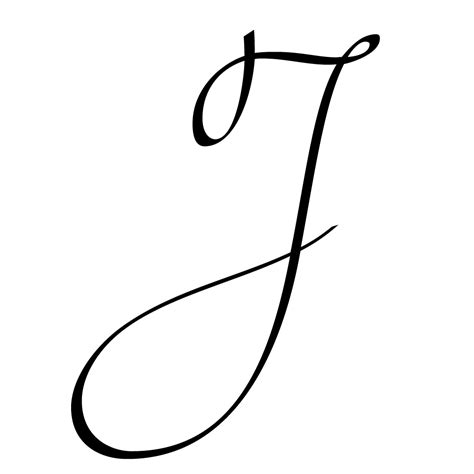
#> input picture opencv training/j.png, 474 x 474 px
$ python 35MorphologicalTranforms.py
#> lines starting #> are read from the running program, lines starting #| are printed output that depends on the picture
import cv2 as cv
import numpy as np


'''this code is a small subset of image filters for intake,
they help remove unwanted noise and other artifacts. here is the hyperlink to other options
beside the one demonstrated below

https://docs.opencv.org/4.x/d9/d61/tutorial_py_morphological_ops.html'''


img = cv.imread('j.png',0)
#> img is the input picture: shape (474, 474); min 0, max 255, mean 245.1
kernel = np.ones((5, 5), np.uint8)
erosion = cv.erode(img, kernel, iterations=1)
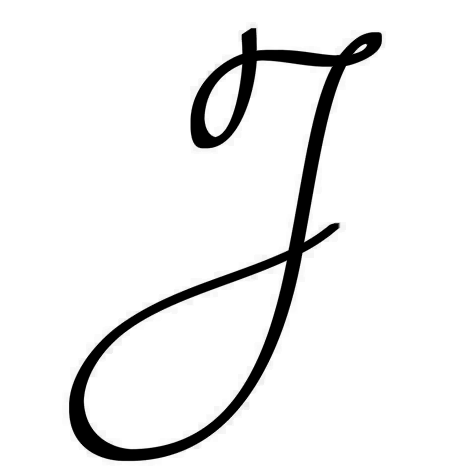
#> erosion: shape (474, 474); min 0, max 255, mean 237.6
cv.imshow("Display window", erosion)

k = cv.waitKey(0)
#> (key Esc is pressed here)
if k == ord("s"):
    cv.imwrite("j.png", img)

$ run again, with opencv training/chessboard.png copied over opencv training/j.png
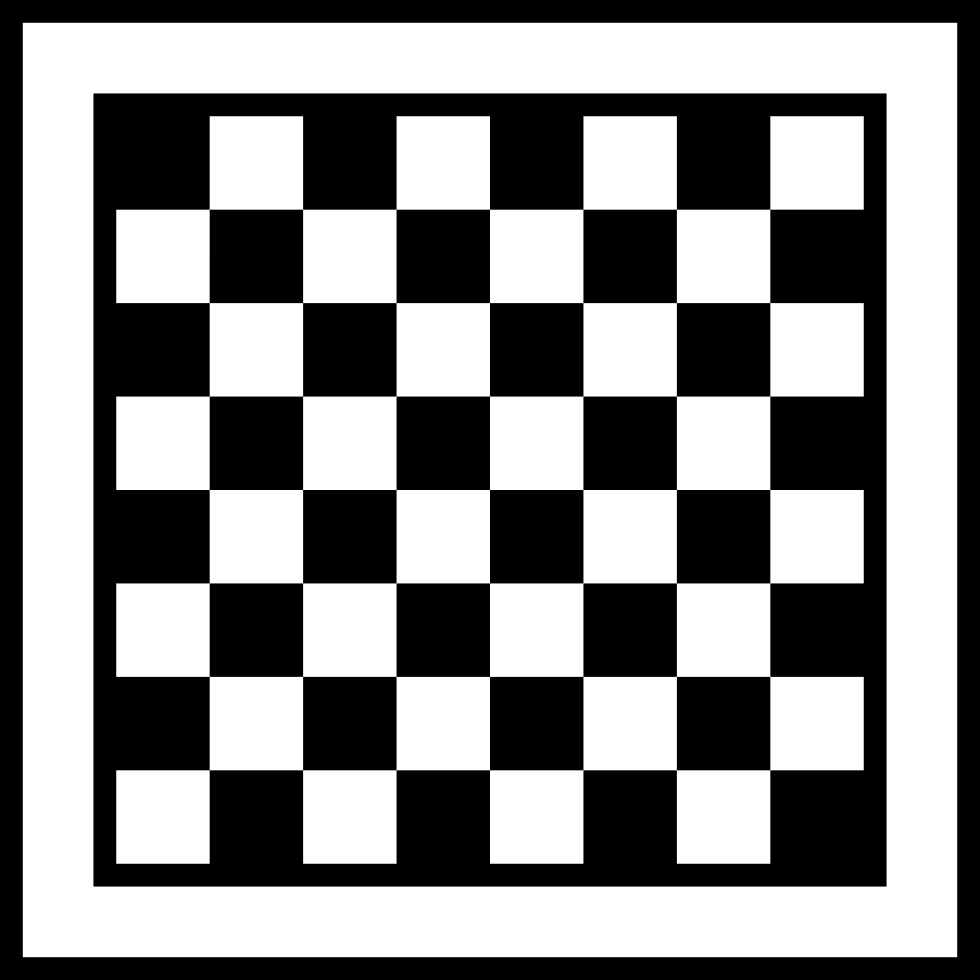
#> input picture opencv training/chessboard.png, 980 x 980 px
#> img is the input picture: shape (980, 980); min 0, max 255, mean 139
#> `erosion = cv.erode(img, kernel, iterations=1)`:
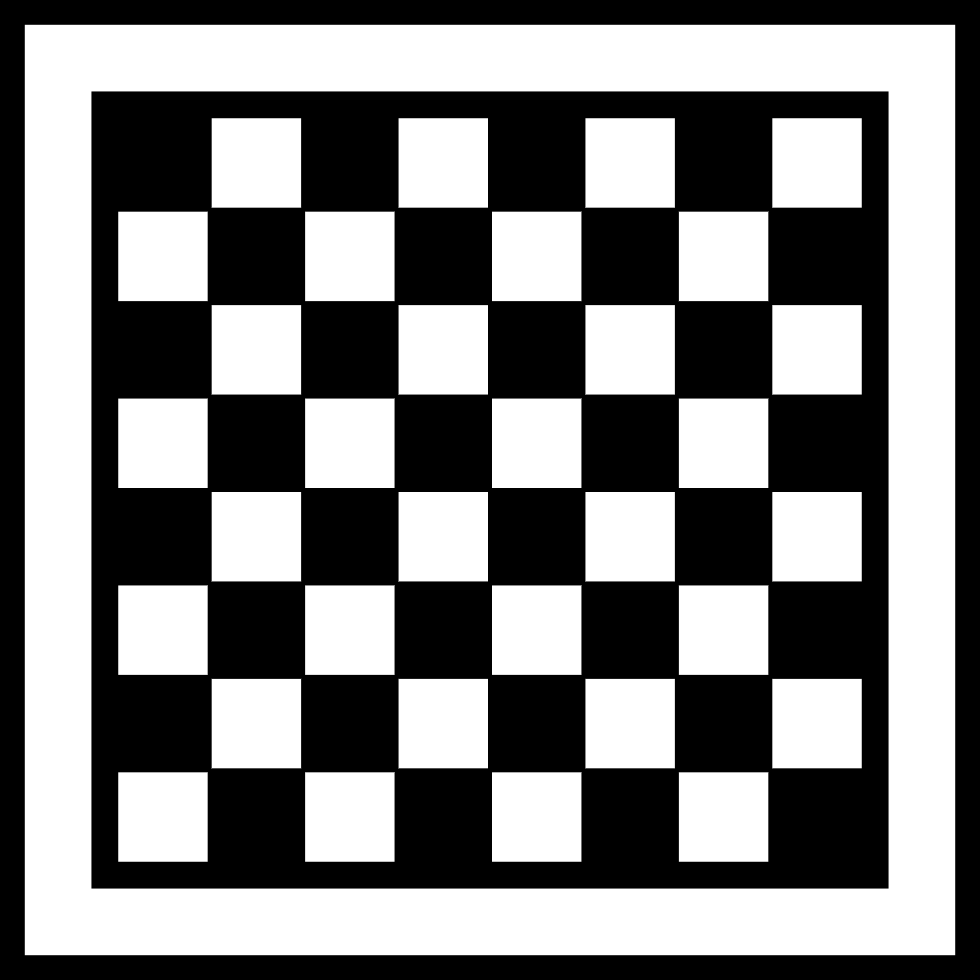
#> erosion: shape (980, 980); min 0, max 255, mean 129.1
